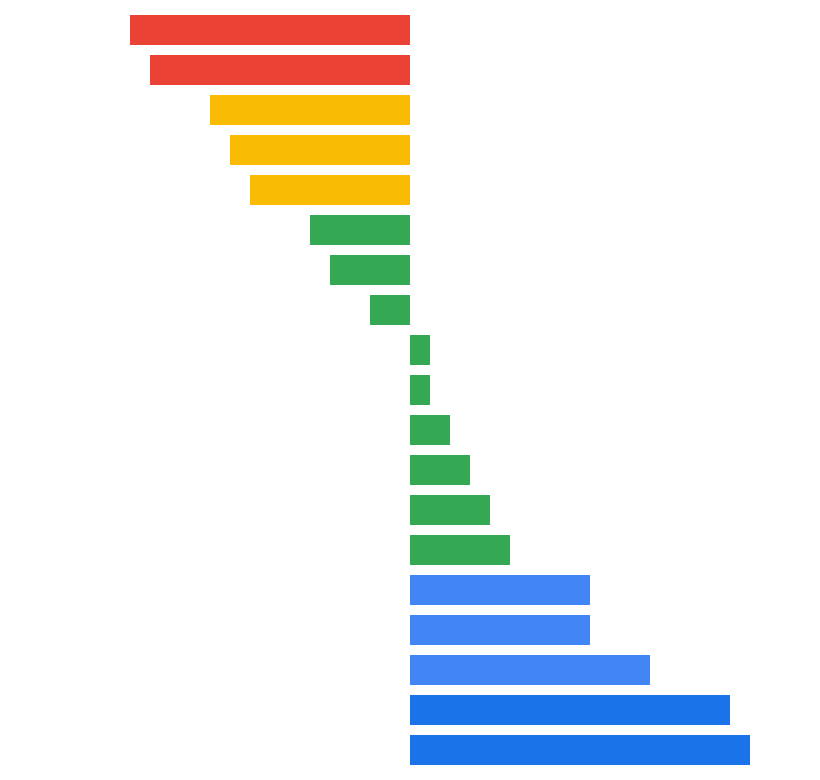

The notebook cell saved with this chart:
### Markdown cell above
#### Google Maps

One of the most distinctive brand designs is the vibrant Google palette, widely employed in various apps associated with the company. Inspired by the Google Maps logo, which features precisely five colors, we will demonstrate how our graph looks when incorporating this design.

### Code cell
chart_middle = alt.Chart(
    table
    ).mark_bar(color = "#34A852", size = 15).encode(
    x = alt.X(
        "Change", 
        scale = alt.Scale(domain = [-0.20, 0.20]), 
        axis = None,
        title = None
        ),
    y = alt.Y("Brands", sort = None, axis = None)
    )

chart_up = alt.Chart(table).mark_bar( 
        size = 15
        ).encode(
    x = alt.X(
        "Change", 
        scale = alt.Scale(domain = [-0.20, 0.20]), 
        axis = None,
        title = None
        ),
    y = alt.Y("Brands", sort = None, axis = None),
    color = alt.condition(condition_decreased, alt.value('#EA4335'), alt.value('#FABB04'))
).transform_filter(
    alt.FieldOneOfPredicate(field='Brands', oneOf = ["Fran's Recipe", 'Wholesome Goodness',
                                                     'Lifestyle', 'Coat protection', 'Diet Lifestyle'])
    )

chart_down = alt.Chart(table).mark_bar( 
        size = 15
        ).encode(
    x = alt.X(
        "Change", 
        scale = alt.Scale(domain = [-0.20, 0.20]), 
        axis = None,
        title = None
        ),
    y = alt.Y("Brands", sort = None, axis = None),
    color = alt.condition(condition_increased,
                          alt.value('#1A73E8'), alt.value('#4285F4'))
    ).transform_filter(
    alt.FieldOneOfPredicate(field='Brands', oneOf = ['Feline Focus', 'Feline Grain Free', 'Feline Silver',
                                                    'Nutri Balance', 'Farm Fresh Basics'])
    )

google = (chart_middle + chart_down + chart_up)

google.properties(width = 400).configure_view(stroke = None)

### Figure 1 — Vega-Lite specification as saved in the notebook (floating-point values rounded to 4 significant figures)
{"config": {"view": {"continuousWidth": 300, "continuousHeight": 300, "stroke": null}}, "layer": [{"mark": {"type": "bar", "color": "#34A852", "size": 15}, "encoding": {"x": {"axis": null, "field": "Change", "scale": {"domain": [-0.2, 0.2]}, "title": null, "type": "quantitative"}, "y": {"axis": null, "field": "Brands", "sort": null, "type": "nominal"}}}, {"mark": {"type": "bar", "size": 15}, "encoding": {"color": {"condition": {"test": "(datum.Brands == \"Farm Fresh Basics\"|datum.Brands == \"Nutri Balance\")", "value": "#1A73E8"}, "value": "#4285F4"}, "x": {"axis": null, "field": "Change", "scale": {"domain": [-0.2, 0.2]}, "title": null, "type": "quantitative"}, "y": {"axis": null, "field": "Brands", "sort": null, "type": "nominal"}}, "transform": [{"filter": {"field": "Brands", "oneOf": ["Feline Focus", "Feline Grain Free", "Feline Silver", "Nutri Balance", "Farm Fresh Basics"]}}]}, {"mark": {"type": "bar", "size": 15}, "encoding": {"color": {"condition": {"test": "(datum.Brands == \"Fran's Recipe\"|datum.Brands == \"Wholesome Goodness\")", "value": "#EA4335"}, "value": "#FABB04"}, "x": {"axis": null, "field": "Change", "scale": {"domain": [-0.2, 0.2]}, "title": null, "type": "quantitative"}, "y": {"axis": null, "field": "Brands", "sort": null, "type": "nominal"}}, "transform": [{"filter": {"field": "Brands", "oneOf": ["Fran's Recipe", "Wholesome Goodness", "Lifestyle", "Coat protection", "Diet Lifestyle"]}}]}], "data": {"name": "data-9ee411e192bdf834e5a77b44a346fa8f"}, "width": 400, "$schema": "https://vega.github.io/schema/vega-lite/v5.15.1.json", "datasets": {"data-9ee411e192bdf834e5a77b44a346fa8f": [{"spacing for dot plot": 0, "Brands": "Fran's Recipe", "Change": -0.14}, {"spacing for dot plot": 1, "Brands": "Wholesome Goodness", "Change": -0.13}, {"spacing for dot plot": 2, "Brands": "Lifestyle", "Change": -0.1}, {"spacing for dot plot": 3, "Brands": "Coat protection", "Change": -0.09}, {"spacing for dot plot": 4, "Brands": "Diet Lifestyle", "Change": -0.08}, {"spacing for dot plot": 5, "Brands": "Feline Basics", "Change": -0.05}, {"spacing for dot plot": 6, "Brands": "Lifestyle Plus", "Change": -0.04}, {"spacing for dot plot": 7, "Brands": "Feline Freedom", "Change": -0.02}, {"spacing for dot plot": 8, "Brands": "Feline Gold", "Change": 0.01}, {"spacing for dot plot": 9, "Brands": "Feline Platinum", "Change": 0.01}, {"spacing for dot plot": 10, "Brands": "Feline Instinct", "Change": 0.02}, {"spacing for dot plot": 11, "Brands": "Feline Pro", "Change": 0.03}, {"spacing for dot plot": 12, "Brands": "Farm Fresh Tasties", "Change": 0.04}, {"spacing for dot plot": 13, "Brands": "Feline Royal", "Change": 0.05}, {"spacing for dot plot": 14, "Brands": "Feline Focus", "Change": 0.09}, {"spacing for dot plot": 15, "Brands": "Feline Grain Free", "Change": 0.09}, {"spacing for dot plot": 16, "Brands": "Feline Silver", "Change": 0.12}, {"spacing for dot plot": 17, "Brands": "Nutri Balance", "Change": 0.16}, {"spacing for dot plot": 18, "Brands": "Farm Fresh Basics", "Change": 0.17}]}}
